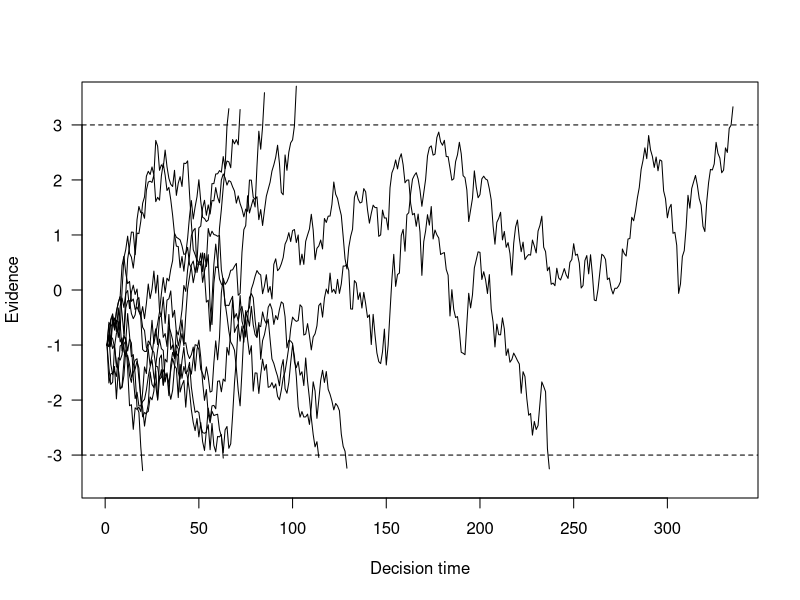
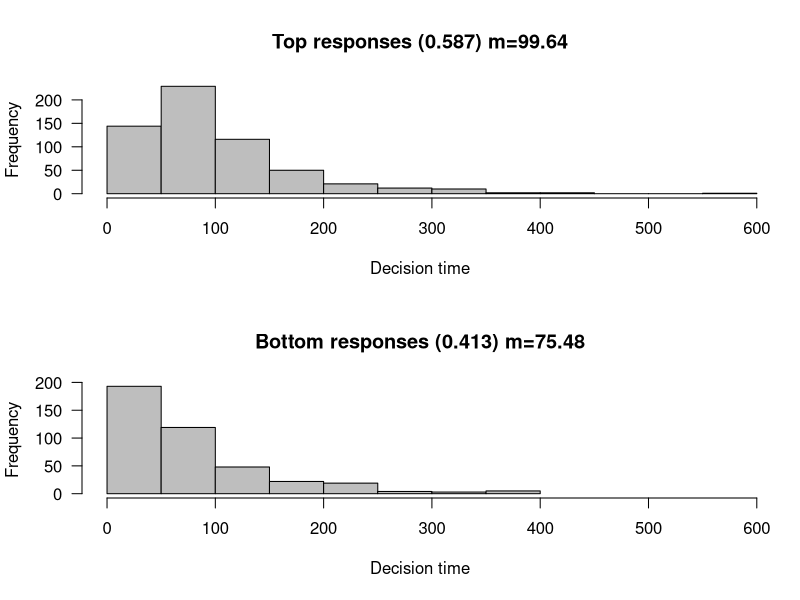

Reproduce these figures in R, in order.
##random walk model with unequal latencies between responses classes
nreps <- 1000
nsamples <- 2000

drift <- 0.02  # 0 = noninformative stimulus; >0 = informative
sdrw <- 0.3
criterion <- 3 
t2tsd  <- c(0.0, 0.025)   # trial-to-trial s.d.

latencies <- rep(0,nreps)
responses <- rep(0,nreps)
evidence <- matrix(0, nreps, nsamples+1) 

for (i in c(1:nreps)) { 
  sp <- rnorm(1, -1, sd=t2tsd[1])      # sampling starting point: mean = 0,  std = 0
  dr <- rnorm(1, drift, sd=t2tsd[2])   # sampling drift: mean = drift,  std = 0.025
  evidence[i,] <- cumsum(c(sp, rnorm(nsamples, dr, sdrw))) 
  p <-  which(abs(evidence[i,])>criterion)[1]
  responses[i] <- sign(evidence[i,p])
  latencies[i]  <- p
}

#plot up to 10 random walk paths
par(mfrow=c(1,1))
tbpn <- min(nreps, 10)
plot(1:max(latencies[1:tbpn])+10,type="n",las=1,
     ylim=c(-criterion-.5,criterion+.5),
     ylab="Evidence",xlab="Decision time")
for (i in c(1:tbpn)) {
  lines(evidence[i,1:(latencies[i])])   
}
abline(h=c(criterion,-criterion),lty="dashed")  

#plot histograms of latencies
par(mfrow=c(2,1))
toprt <- latencies[responses>0]
topprop <- length(toprt)/nreps
hist(toprt,col="gray",
     xlab="Decision time", xlim=c(0,max(latencies)),
     main=paste("Top responses (",as.numeric(topprop),
          ") m=",as.character(signif(mean(toprt),4)),
          sep=""),las=1)
botrt <- latencies[responses<0]
botprop <- length(botrt)/nreps
hist(botrt,col="gray",
     xlab="Decision time",xlim=c(0,max(latencies)),
     main=paste("Bottom responses (",as.numeric(botprop),
          ") m=",as.character(signif(mean(botrt),4)),
          sep=""),las=1)

